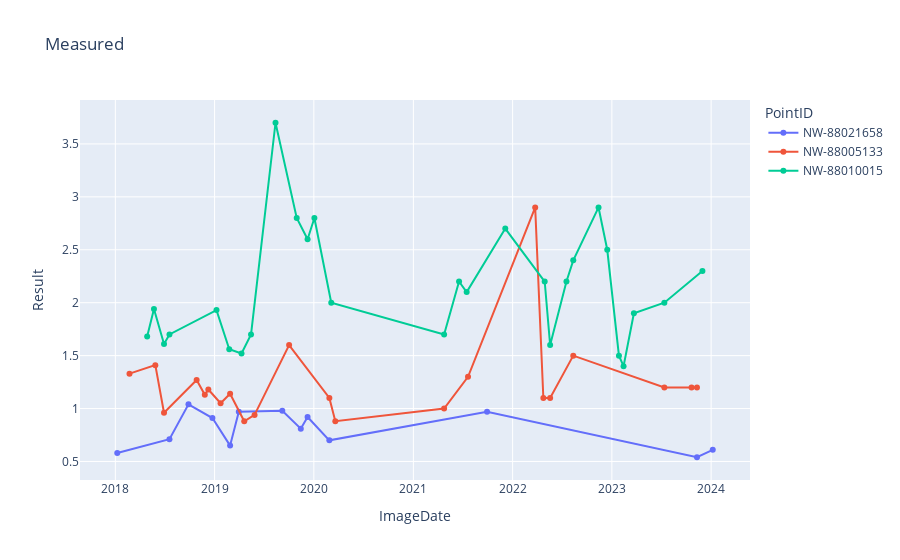

The cell this chart's notebook holds for it:
### Code cell
fig = px.line(res_read, x="ImageDate", y="Result", markers=True, color='PointID', title = "Measured")
fig.show()

### Figure 1 — Plotly figure (JSON) as saved in the notebook; plotly's stock layout.template omitted (floating-point values rounded to 4 significant figures)
{"data": [{"hovertemplate": "PointID=NW-88021658<br>ImageDate=%{x}<br>Result=%{y}<extra></extra>", "legendgroup": "NW-88021658", "line": {"color": "#636efa", "dash": "solid"}, "marker": {"symbol": "circle"}, "mode": "lines+markers", "name": "NW-88021658", "orientation": "v", "showlegend": true, "type": "scatter", "x": ["2018-01-08", "2018-07-19", "2018-09-27", "2018-12-24", "2019-02-27", "2019-03-31", "2019-09-07", "2019-11-14", "2019-12-09", "2020-02-27", "2021-09-29", "2023-11-10", "2024-01-07"], "xaxis": "x", "y": [0.58, 0.71, 1.04, 0.91, 0.65, 0.97, 0.98, 0.81, 0.92, 0.7, 0.97, 0.54, 0.61], "yaxis": "y"}, {"hovertemplate": "PointID=NW-88005133<br>ImageDate=%{x}<br>Result=%{y}<extra></extra>", "legendgroup": "NW-88005133", "line": {"color": "#EF553B", "dash": "solid"}, "marker": {"symbol": "circle"}, "mode": "lines+markers", "name": "NW-88005133", "orientation": "v", "showlegend": true, "type": "scatter", "x": ["2018-02-22", "2018-05-28", "2018-06-29", "2018-10-27", "2018-11-26", "2018-12-09", "2019-01-23", "2019-02-27", "2019-04-20", "2019-05-28", "2019-10-02", "2020-02-27", "2020-03-20", "2021-04-24", "2021-07-21", "2022-03-25", "2022-04-24", "2022-05-19", "2022-08-12", "2023-07-13", "2023-10-21", "2023-11-10"], "xaxis": "x", "y": [1.33, 1.41, 0.96, 1.27, 1.13, 1.18, 1.05, 1.14, 0.88, 0.94, 1.6, 1.1, 0.88, 1, 1.3, 2.9, 1.1, 1.1, 1.5, 1.2, 1.2, 1.2], "yaxis": "y"}, {"hovertemplate": "PointID=NW-88010015<br>ImageDate=%{x}<br>Result=%{y}<extra></extra>", "legendgroup": "NW-88010015", "line": {"color": "#00cc96", "dash": "solid"}, "marker": {"symbol": "circle"}, "mode": "lines+markers", "name": "NW-88010015", "orientation": "v", "showlegend": true, "type": "scatter", "x": ["2018-04-28", "2018-05-23", "2018-06-29", "2018-07-19", "2019-01-08", "2019-02-24", "2019-04-10", "2019-05-15", "2019-08-13", "2019-10-30", "2019-12-09", "2020-01-03", "2020-03-05", "2021-04-24", "2021-06-18", "2021-07-16", "2021-12-05", "2022-04-29", "2022-05-19", "2022-07-18", "2022-08-12", "2022-11-13", "2022-12-15", "2023-01-27", "2023-02-13", "2023-03-23", "2023-07-13", "2023-11-30"], "xaxis": "x", "y": [1.68, 1.94, 1.61, 1.7, 1.93, 1.56, 1.52, 1.7, 3.7, 2.8, 2.6, 2.8, 2, 1.7, 2.2, 2.1, 2.7, 2.2, 1.6, 2.2, 2.4, 2.9, 2.5, 1.5, 1.4, 1.9, 2, 2.3], "yaxis": "y"}], "layout": {"autosize": true, "legend": {"title": {"text": "PointID"}, "tracegroupgap": 0}, "title": {"text": "Measured"}, "xaxis": {"anchor": "y", "autorange": true, "domain": [0, 1], "range": ["2017-08-27 11:17:19.0016", "2024-05-19 12:42:40.9984"], "title": {"text": "ImageDate"}, "type": "date"}, "yaxis": {"anchor": "x", "autorange": true, "domain": [0, 1], "range": [0.2792, 3.961], "title": {"text": "Result"}, "type": "linear"}}}
